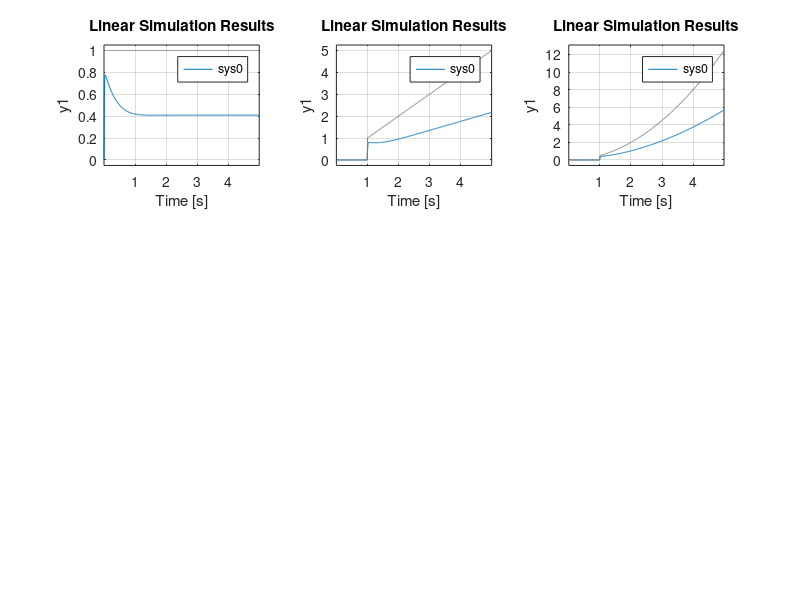

Here is the MATLAB script that generated this plot:
clc
clear all
Gp0 = zpk([-2 -3],[-8 -9 -12],100)
Kp0 = dcgain(Gp0)
ssr_steps0 = 1/(1+Kp0)
Gv0 = zpk([0 -2 -3],[-8 -9 -12],100)
Kv0 = dcgain(Gv0)
ssr_ramp0 = 1/Kv0
Ga0 = zpk([0 0 -2 -3],[-8 -9 -12],100)
Ka0 = dcgain(Ga0)
ssr_parabolic0 = 1/Ka0

%PLOT RESPONSES
G0=zpk( [-2 -3], [-8 -9 -12], 100)


%Figure
% Type 0 system
sys0=feedback(tf(G0),1) ;
% step input
subplot (3, 3, 1) ;
t=0.0001:0.01:5;
u=t./t;
lsim(sys0,u,t);
%Ramp input
subplot(3,3,2);
t=0.0001:0.01:5;
u=t;u(1:100)=0;
lsim(sys0,u,t);
% acceleration input
subplot(3,3,3);
t=0.0001:0.01:5;
u=t.*t/2;
u(1:100)=0;
lsim(sys0,u,t);